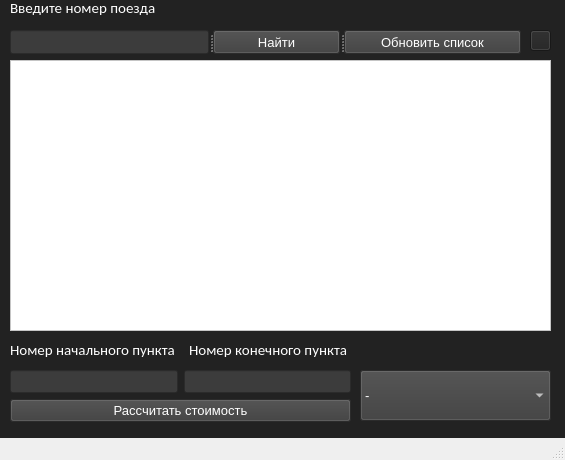
<?xml version="1.0" encoding="UTF-8"?>
<ui version="4.0">
 <class>MainWindow</class>
 <widget class="QMainWindow" name="MainWindow">
  <property name="geometry">
   <rect>
    <x>0</x>
    <y>0</y>
    <width>565</width>
    <height>460</height>
   </rect>
  </property>
  <property name="windowTitle">
   <string>Справочная система</string>
  </property>
  <widget class="QWidget" name="centralwidget">
   <property name="styleSheet">
    <string notr="true">background-color: rgb(34, 34, 34);</string>
   </property>
   <widget class="QComboBox" name="comboBox">
    <property name="geometry">
     <rect>
      <x>360</x>
      <y>370</y>
      <width>191</width>
      <height>51</height>
     </rect>
    </property>
    <property name="font">
     <font>
      <pointsize>10</pointsize>
     </font>
    </property>
    <property name="styleSheet">
     <string notr="true">	background-color: rgb(60, 60, 60);
color: rgb(255, 255, 255);</string>
    </property>
    <item>
     <property name="text">
      <string>-</string>
     </property>
    </item>
    <item>
     <property name="text">
      <string>Открыть таблицу  маршрутов</string>
     </property>
    </item>
    <item>
     <property name="text">
      <string>Открыть таблицу  поездов</string>
     </property>
    </item>
    <item>
     <property name="text">
      <string>Открыть таблицу станций</string>
     </property>
    </item>
   </widget>
   <widget class="QLabel" name="label">
    <property name="geometry">
     <rect>
      <x>10</x>
      <y>0</y>
      <width>161</width>
      <height>16</height>
     </rect>
    </property>
    <property name="font">
     <font>
      <family>Calibri</family>
      <pointsize>11</pointsize>
     </font>
    </property>
    <property name="styleSheet">
     <string notr="true">color: rgb(255, 255, 255);</string>
    </property>
    <property name="text">
     <string>Введите номер поезда</string>
    </property>
   </widget>
   <widget class="QTableView" name="tableView">
    <property name="geometry">
     <rect>
      <x>10</x>
      <y>60</y>
      <width>541</width>
      <height>271</height>
     </rect>
    </property>
    <property name="font">
     <font>
      <pointsize>10</pointsize>
     </font>
    </property>
    <property name="styleSheet">
     <string notr="true">color: rgb(50, 50, 50);

background-color: rgb(255, 255, 255);</string>
    </property>
   </widget>
   <widget class="QPushButton" name="pushButton_3">
    <property name="geometry">
     <rect>
      <x>530</x>
      <y>30</y>
      <width>21</width>
      <height>21</height>
     </rect>
    </property>
    <property name="text">
     <string/>
    </property>
   </widget>
   <widget class="QWidget" name="">
    <property name="geometry">
     <rect>
      <x>10</x>
      <y>340</y>
      <width>351</width>
      <height>20</height>
     </rect>
    </property>
    <layout class="QHBoxLayout" name="horizontalLayout">
     <item>
      <widget class="QLabel" name="label_2">
       <property name="font">
        <font>
         <family>Calibri</family>
         <pointsize>11</pointsize>
        </font>
       </property>
       <property name="styleSheet">
        <string notr="true">color: rgb(255, 255, 255);</string>
       </property>
       <property name="text">
        <string>Номер начального пункта</string>
       </property>
      </widget>
     </item>
     <item>
      <widget class="QLabel" name="label_3">
       <property name="font">
        <font>
         <family>Calibri</family>
         <pointsize>11</pointsize>
        </font>
       </property>
       <property name="styleSheet">
        <string notr="true">color: rgb(255, 255, 255);</string>
       </property>
       <property name="text">
        <string>Номер конечного пункта</string>
       </property>
      </widget>
     </item>
    </layout>
   </widget>
   <widget class="QSplitter" name="splitter">
    <property name="geometry">
     <rect>
      <x>10</x>
      <y>30</y>
      <width>511</width>
      <height>24</height>
     </rect>
    </property>
    <property name="orientation">
     <enum>Qt::Horizontal</enum>
    </property>
    <widget class="QLineEdit" name="lineEdit">
     <property name="font">
      <font>
       <pointsize>10</pointsize>
      </font>
     </property>
     <property name="styleSheet">
      <string notr="true">	background-color: rgb(60, 60, 60);
color: rgb(255, 255, 255);
alternate-background-color: rgb(60, 60, 60);</string>
     </property>
    </widget>
    <widget class="QPushButton" name="pushButton">
     <property name="font">
      <font>
       <pointsize>10</pointsize>
      </font>
     </property>
     <property name="styleSheet">
      <string notr="true">	background-color: rgb(60, 60, 60);
color: rgb(255, 255, 255);</string>
     </property>
     <property name="text">
      <string>Найти</string>
     </property>
    </widget>
    <widget class="QPushButton" name="pushButton_2">
     <property name="font">
      <font>
       <pointsize>10</pointsize>
      </font>
     </property>
     <property name="styleSheet">
      <string notr="true">	background-color: rgb(60, 60, 60);
color: rgb(255, 255, 255);</string>
     </property>
     <property name="text">
      <string>Обновить список</string>
     </property>
    </widget>
   </widget>
   <widget class="QWidget" name="">
    <property name="geometry">
     <rect>
      <x>10</x>
      <y>370</y>
      <width>341</width>
      <height>64</height>
     </rect>
    </property>
    <layout class="QVBoxLayout" name="verticalLayout">
     <item>
      <layout class="QHBoxLayout" name="horizontalLayout_2">
       <item>
        <widget class="QLineEdit" name="lineEdit_2">
         <property name="font">
          <font>
           <pointsize>10</pointsize>
          </font>
         </property>
         <property name="styleSheet">
          <string notr="true">	background-color: rgb(60, 60, 60);
color: rgb(255, 255, 255);</string>
         </property>
        </widget>
       </item>
       <item>
        <widget class="QLineEdit" name="lineEdit_3">
         <property name="font">
          <font>
           <pointsize>10</pointsize>
          </font>
         </property>
         <property name="styleSheet">
          <string notr="true">	background-color: rgb(60, 60, 60);
color: rgb(255, 255, 255);</string>
         </property>
        </widget>
       </item>
      </layout>
     </item>
     <item>
      <widget class="QPushButton" name="pushButton_4">
       <property name="font">
        <font>
         <pointsize>10</pointsize>
        </font>
       </property>
       <property name="styleSheet">
        <string notr="true">	background-color: rgb(60, 60, 60);
color: rgb(255, 255, 255);</string>
       </property>
       <property name="text">
        <string>Рассчитать стоимость</string>
       </property>
      </widget>
     </item>
     <item>
      <spacer name="verticalSpacer">
       <property name="orientation">
        <enum>Qt::Vertical</enum>
       </property>
       <property name="sizeHint" stdset="0">
        <size>
         <width>20</width>
         <height>48</height>
        </size>
       </property>
      </spacer>
     </item>
    </layout>
   </widget>
  </widget>
  <widget class="QMenuBar" name="menubar">
   <property name="geometry">
    <rect>
     <x>0</x>
     <y>0</y>
     <width>565</width>
     <height>20</height>
    </rect>
   </property>
  </widget>
  <widget class="QStatusBar" name="statusbar"/>
 </widget>
 <resources/>
 <connections/>
</ui>
